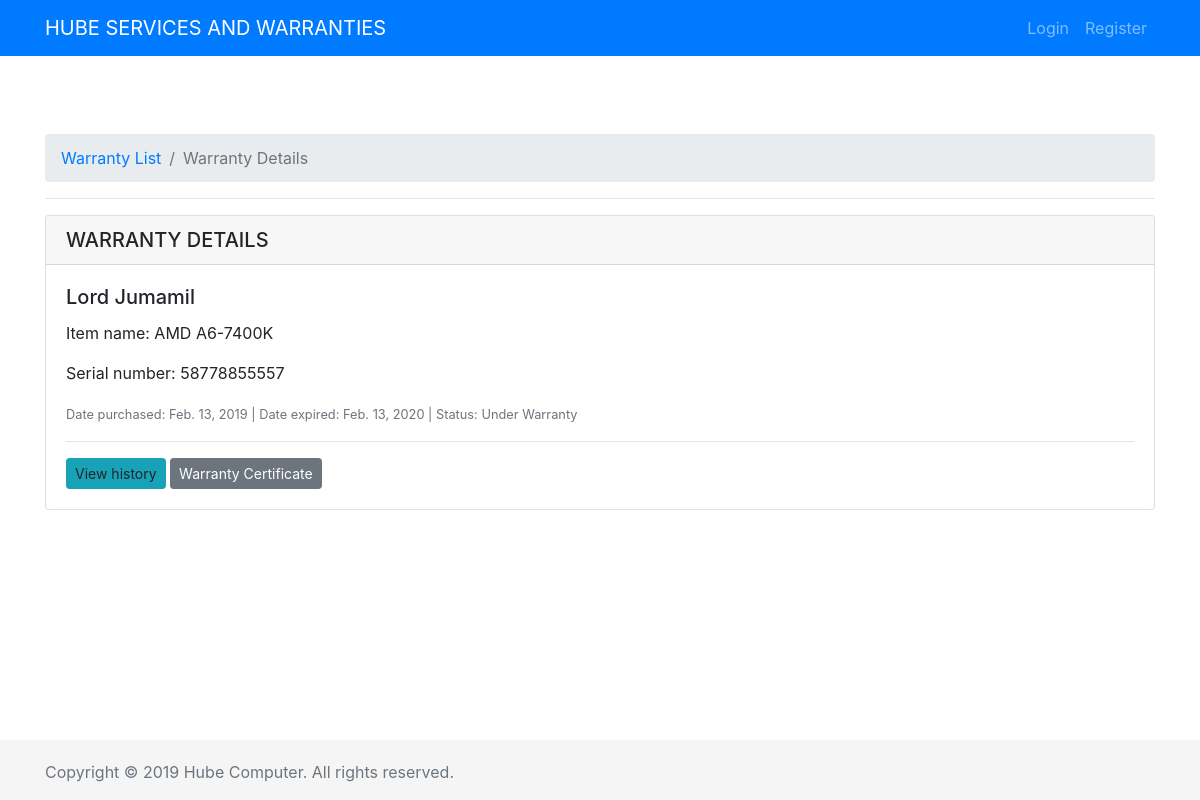
Page /warranties/6/ on the committed database.
### warranties/models.py (models this page shows, shortened)
class ItemWarranty(models.Model):
	item_name 			= models.ForeignKey(ItemName, on_delete=models.CASCADE)
	customer_name		= models.ForeignKey(CustomerName, on_delete=models.CASCADE)
	serial_number		= models.CharField(max_length=60, unique=True)
	timestamp			= models.DateField(auto_now_add=True)
	updated				= models.DateField(auto_now=True)
	def item_warranty_end(self):
		item_wl = self.item_name.item_wrty_lngth
		item_war_lngth = item_wl*30.4375
		war_end = self.timestamp + datetime.timedelta(days=item_war_lngth)
		return war_end
	class Meta:
		verbose_name_plural = "item warranties"
	def warranty_status(self):
		status="Under Warranty"
		end_status="Expired"
		if self.item_warranty_end() >= datetime.date.today():
			return status
		else:
			return end_status
	def __str__(self):
		return self.item_name.itemName().upper()

### customers/models.py (models this page shows, shortened)
class CustomerName(models.Model):
	full_name 		= models.CharField(max_length=120, null=True, blank=True)
	contact_number	= models.CharField(max_length=15, null=True, blank=True)
	address			= models.TextField(null=True, blank=True)
	timestamp		= models.DateField(auto_now_add=True, auto_now=False)
	updated			= models.DateField(auto_now=True, auto_now_add=False)

### items/models.py (models this page shows)
class ItemName(models.Model):
	barcode			= models.CharField(max_length=120, null=True, blank=True, unique=True)
	item_brand 		= models.CharField(max_length=120)
	item_name		= models.CharField(max_length=120)
	item_model		= models.CharField(max_length=120, null=True, blank=True)
	item_desc		= models.TextField(max_length=120, null=True, blank=True, verbose_name="item description")
	item_photo		= models.ImageField(null=True, blank=True, upload_to=image_upload_location)
	item_wrty_lngth	= models.IntegerField(verbose_name="item warranty length", help_text="How many month?")
	item_cat		= models.ForeignKey(ItemCategory, on_delete=models.CASCADE, verbose_name="item categories", default=1)
	item_supp		= models.ForeignKey(ItemSupply, on_delete=models.CASCADE, verbose_name="item supplier", default=1)
	timestamp		= models.DateField(auto_now_add=True, auto_now=False)
	updated			= models.DateField(auto_now=True, auto_now_add=False)
	class Meta:
		verbose_name = "item name"
		verbose_name_plural = "item names"
	def itemName(self):
		itemname = "%s %s"%(self.item_brand, self.item_name)
		return itemname
	def __str__(self):
		return self.itemName().upper()

### warranties/views.py (the view)
# urls.py: url(r'^(?P<pk>[0-9]+)/$', views.wrtyDetail, name="detail"),
def wrtyDetail(request, pk):
	instance 			= get_object_or_404(ItemWarranty, pk=pk)
	render_template 	= "item_warranty_detail.html"
	context				= {
		"title": "warranty details",
		"instance": instance,
	}
	return render(request, render_template, context)

### warranties/models.py (called while the page is built)
	def __str__(self):
		return self.remarks.title()

	def item_warranty_end(self):
		item_wl = self.item_warranty.item_name.item_wrty_lngth
		item_war_lngth = item_wl*30.4375
		war_end = self.item_warranty.timestamp + datetime.timedelta(days=item_war_lngth)
		return war_end

### warranties/templates/item_warranty_detail.html (shortened to what this page needs)
{% extends "base.html" %}
{% block breadcrumb %}
<ol class="breadcrumb">
  <li class="breadcrumb-item"><a href="{% url 'warranty:list' %}">Warranty List</a></li>
  <li class="breadcrumb-item active">{{title|title}}</li>
</ol>
<hr>
{% endblock %}
{% block content %}
<div class="card">
  <h5 class="card-header">{{title|upper}}</h5>
  <div class="card-body">
    <h5 class="card-title">{{ instance.customer_name.full_name|title }}</h5>
    <p class="card-text">Item name: {{ instance.item_name|upper }}</p>
    <p class="card-text">Serial number: {{ instance.serial_number|upper }}</p>
    <small class="text-muted">Date purchased: {{ instance.timestamp }} | Date expired: {{ instance.item_warranty_end }} | Status: {{instance.warranty_status}}</small>
    <hr>
    <a class="btn btn-info btn-sm" data-toggle="modal" data-target=".bd-example-modal-lg">View history</a> <a href="{% url 'warranty:pdf' instance.id %}" target="_blank" class="btn btn-secondary btn-sm">Warranty Certificate</a>
  </div>
</div>
{% endblock %}

### static/sticky-footer-navbar.css (style rules this page uses)
html { position: relative; min-height: 100%; }
body { margin-bottom: 60px; }
.container .text-muted { margin: 20px 0; }

### rows in the picture
ItemWarranty: customer_name.full_name "Lord Jumamil", item_name "AMD A6-7400K", serial_number "58778855557", timestamp "Feb. 13, 2019", item_warranty_end "Feb. 13, 2020", warranty_status "Under Warranty"

### other values in the picture
{{ title|title }} "Warranty Details"
{{ title|upper }} "WARRANTY DETAILS"
